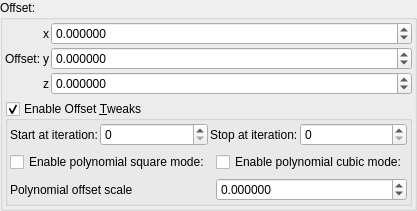
    <widget class="QGroupBox" name="groupBox_2">
     <property name="title">
      <string>Offset:</string>
     </property>
     <layout class="QVBoxLayout" name="verticalLayout_6">
      <property name="leftMargin">
       <number>2</number>
      </property>
      <property name="topMargin">
       <number>2</number>
      </property>
      <property name="rightMargin">
       <number>2</number>
      </property>
      <property name="bottomMargin">
       <number>2</number>
      </property>
      <item>
       <layout class="QGridLayout" name="gridLayout_19" columnstretch="0,0,0,1">
        <property name="spacing">
         <number>2</number>
        </property>
        <item row="2" column="3">
         <widget class="MyDoubleSpinBox" name="spinbox3_transf_addition_constant_x">
          <property name="sizePolicy">
           <sizepolicy hsizetype="Minimum" vsizetype="Maximum">
            <horstretch>0</horstretch>
            <verstretch>0</verstretch>
           </sizepolicy>
          </property>
          <property name="prefix">
           <string/>
          </property>
          <property name="suffix">
           <string/>
          </property>
          <property name="decimals">
           <number>6</number>
          </property>
          <property name="minimum">
           <double>-99.989999999999995</double>
          </property>
          <property name="maximum">
           <double>99.989999999999995</double>
          </property>
          <property name="singleStep">
           <double>0.100000000000000</double>
          </property>
         </widget>
        </item>
        <item row="2" column="2">
         <widget class="QLabel" name="label_139">
          <property name="sizePolicy">
           <sizepolicy hsizetype="Preferred" vsizetype="Preferred">
            <horstretch>0</horstretch>
            <verstretch>0</verstretch>
           </sizepolicy>
          </property>
          <property name="text">
           <string notr="true">x</string>
          </property>
          <property name="alignment">
           <set>Qt::AlignRight|Qt::AlignTrailing|Qt::AlignVCenter</set>
          </property>
         </widget>
        </item>
        <item row="3" column="2">
         <widget class="QLabel" name="label_142">
          <property name="sizePolicy">
           <sizepolicy hsizetype="Preferred" vsizetype="Preferred">
            <horstretch>0</horstretch>
            <verstretch>0</verstretch>
           </sizepolicy>
          </property>
          <property name="text">
           <string notr="true">y</string>
          </property>
          <property name="alignment">
           <set>Qt::AlignRight|Qt::AlignTrailing|Qt::AlignVCenter</set>
          </property>
         </widget>
        </item>
        <item row="3" column="3">
         <widget class="MyDoubleSpinBox" name="spinbox3_transf_addition_constant_y">
          <property name="sizePolicy">
           <sizepolicy hsizetype="Minimum" vsizetype="Maximum">
            <horstretch>0</horstretch>
            <verstretch>0</verstretch>
           </sizepolicy>
          </property>
          <property name="prefix">
           <string/>
          </property>
          <property name="suffix">
           <string/>
          </property>
          <property name="decimals">
           <number>6</number>
          </property>
          <property name="minimum">
           <double>-99.989999999999995</double>
          </property>
          <property name="maximum">
           <double>99.989999999999995</double>
          </property>
          <property name="singleStep">
           <double>0.100000000000000</double>
          </property>
         </widget>
        </item>
        <item row="3" column="1">
         <widget class="QLabel" name="label_256">
          <property name="text">
           <string>Offset:</string>
          </property>
         </widget>
        </item>
        <item row="4" column="2">
         <widget class="QLabel" name="label_141">
          <property name="sizePolicy">
           <sizepolicy hsizetype="Preferred" vsizetype="Preferred">
            <horstretch>0</horstretch>
            <verstretch>0</verstretch>
           </sizepolicy>
          </property>
          <property name="text">
           <string notr="true">z</string>
          </property>
          <property name="alignment">
           <set>Qt::AlignRight|Qt::AlignTrailing|Qt::AlignVCenter</set>
          </property>
         </widget>
        </item>
        <item row="4" column="3">
         <widget class="MyDoubleSpinBox" name="spinbox3_transf_addition_constant_z">
          <property name="sizePolicy">
           <sizepolicy hsizetype="Minimum" vsizetype="Maximum">
            <horstretch>0</horstretch>
            <verstretch>0</verstretch>
           </sizepolicy>
          </property>
          <property name="prefix">
           <string/>
          </property>
          <property name="suffix">
           <string/>
          </property>
          <property name="decimals">
           <number>6</number>
          </property>
          <property name="minimum">
           <double>-99.989999999999995</double>
          </property>
          <property name="maximum">
           <double>99.989999999999995</double>
          </property>
          <property name="singleStep">
           <double>0.100000000000000</double>
          </property>
         </widget>
        </item>
       </layout>
      </item>
      <item>
       <widget class="MyGroupBox" name="groupCheck_transf_function_enabledBz_false">
        <property name="font">
         <font>
          <weight>50</weight>
          <bold>false</bold>
         </font>
        </property>
        <property name="title">
         <string>Enable Offset &amp;Tweaks</string>
        </property>
        <property name="checkable">
         <bool>true</bool>
        </property>
        <layout class="QVBoxLayout" name="verticalLayout_7">
         <property name="leftMargin">
          <number>2</number>
         </property>
         <property name="topMargin">
          <number>2</number>
         </property>
         <property name="rightMargin">
          <number>2</number>
         </property>
         <property name="bottomMargin">
          <number>2</number>
         </property>
         <item>
          <layout class="QGridLayout" name="gridLayout_74" columnstretch="0,1,0,1">
           <property name="spacing">
            <number>2</number>
           </property>
           <item row="0" column="0">
            <widget class="QLabel" name="label_273">
             <property name="text">
              <string>Start at iteration:</string>
             </property>
            </widget>
           </item>
           <item row="0" column="2">
            <widget class="QLabel" name="label_274">
             <property name="text">
              <string>Stop at iteration:</string>
             </property>
            </widget>
           </item>
           <item row="0" column="3">
            <widget class="MySpinBox" name="spinboxInt_transf_stop_iterations_X">
             <property name="sizePolicy">
              <sizepolicy hsizetype="Minimum" vsizetype="Maximum">
               <horstretch>0</horstretch>
               <verstretch>0</verstretch>
              </sizepolicy>
             </property>
             <property name="maximum">
              <number>999</number>
             </property>
            </widget>
           </item>
           <item row="0" column="1">
            <widget class="MySpinBox" name="spinboxInt_transf_start_iterations_X">
             <property name="sizePolicy">
              <sizepolicy hsizetype="Minimum" vsizetype="Maximum">
               <horstretch>0</horstretch>
               <verstretch>0</verstretch>
              </sizepolicy>
             </property>
             <property name="maximum">
              <number>999</number>
             </property>
            </widget>
           </item>
          </layout>
         </item>
         <item>
          <layout class="QGridLayout" name="gridLayout_18" columnstretch="0,1">
           <item row="2" column="1">
            <widget class="MyDoubleSpinBox" name="spinbox_transf_scale_1">
             <property name="sizePolicy">
              <sizepolicy hsizetype="Minimum" vsizetype="Maximum">
               <horstretch>0</horstretch>
               <verstretch>0</verstretch>
              </sizepolicy>
             </property>
             <property name="prefix">
              <string/>
             </property>
             <property name="decimals">
              <number>6</number>
             </property>
             <property name="minimum">
              <double>-99.989999999999995</double>
             </property>
             <property name="singleStep">
              <double>0.100000000000000</double>
             </property>
            </widget>
           </item>
           <item row="2" column="0">
            <widget class="QLabel" name="label_144">
             <property name="text">
              <string>Polynomial offset scale</string>
             </property>
            </widget>
           </item>
           <item row="1" column="0">
            <widget class="QCheckBox" name="checkBox_transf_function_enabledBy_false">
             <property name="text">
              <string>Enable polynomial square mode:</string>
             </property>
            </widget>
           </item>
           <item row="1" column="1">
            <widget class="QCheckBox" name="checkBox_transf_function_enabledBx_false">
             <property name="text">
              <string>Enable polynomial cubic mode:</string>
             </property>
            </widget>
           </item>
          </layout>
         </item>
        </layout>
       </widget>
      </item>
     </layout>
    </widget>
